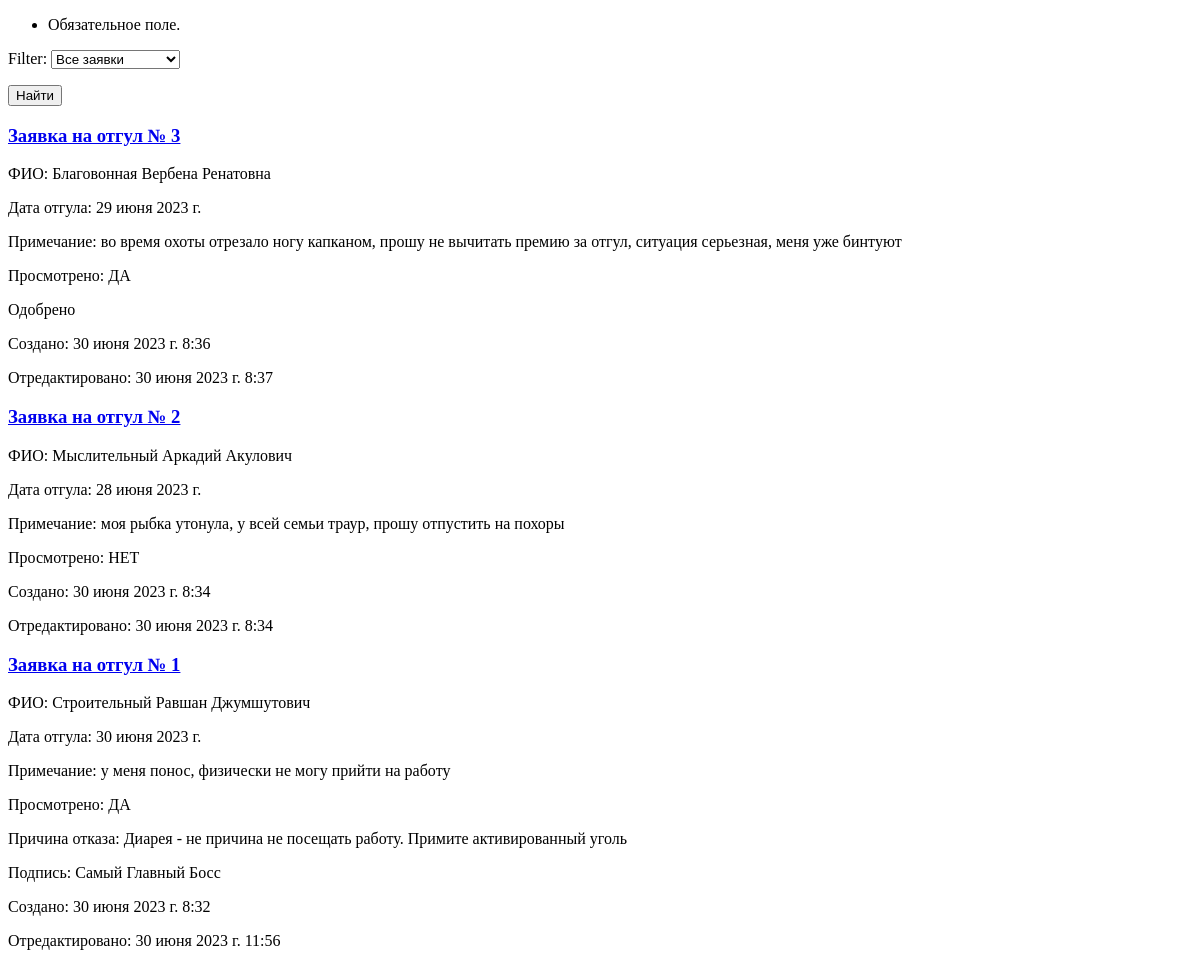
Page /leave-app/otgul/ on the earlier database version.
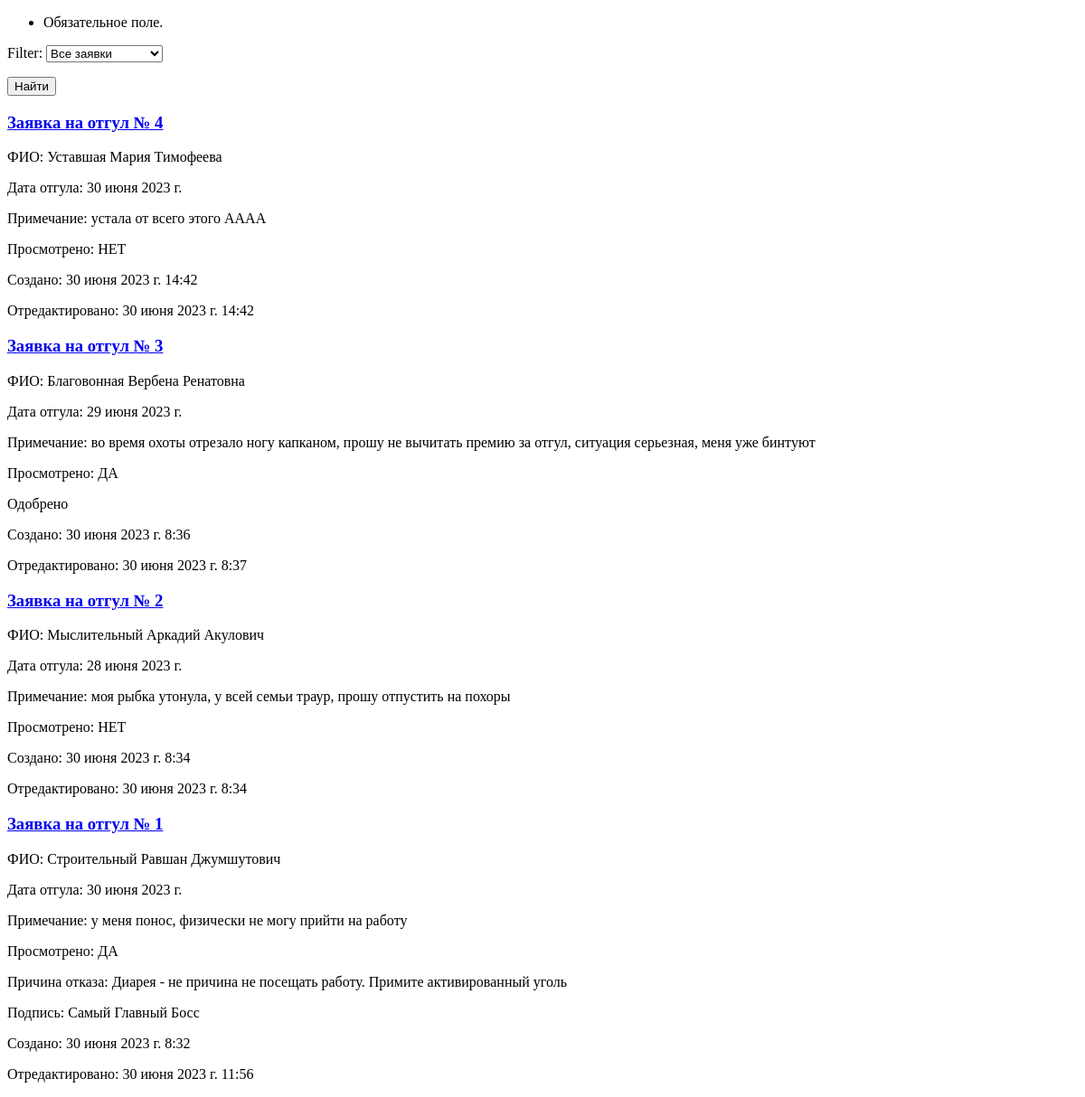
Same page on the later database version.
### leave_app/models.py (models this page shows, shortened)
class Base(models.Model):
    note = models.TextField(blank=False, verbose_name='Примечание')
    name = models.CharField(max_length=96, verbose_name='ФИО')
    otkaz = models.ForeignKey(Otkaz, on_delete=models.CASCADE, blank=True, null=True, verbose_name='Отказ')
    prosmotreno = models.BooleanField(default=False, blank=False, verbose_name='Заявка просмотрена')
    created_date=models.DateTimeField(auto_now_add=True, verbose_name='Дата создания')
    edit_date=models.DateTimeField(auto_now=True, verbose_name='Дата редактирования')
    class Meta:
        abstract = True

class Otgul(Base):
    date = models.DateField(blank=False, verbose_name='Дата')
    class Meta:
        verbose_name = 'Заявка на отгул'
        verbose_name_plural = 'Заявки на отгул'
        ordering = ['-created_date', '-edit_date']
    def __str__(self):
        return f'Заявка на отгул № {self.id}'

class Otkaz(models.Model):
    note = models.TextField(blank=False, verbose_name='Причина отказа')
    name = models.CharField(max_length=96, verbose_name='ФИО')
    class Meta:
        verbose_name = 'Отказ'
        verbose_name_plural = 'Отказы'

### leave_app/views.py (the view)
# urls.py: path('otgul/', OtgulListView.as_view()),
class OtgulListView(OtpuskListView):
    model = Otgul
    template_name = 'leave_app/otgul_list.html'
    context_object_name = 'otgul_list'

### leave_app/forms.py
class FilterForm(forms.Form):
    CHOICES = (
        ('1', 'Все заявки'),
        ('2', 'Обработанные'),
        ('3', 'Необработанные'),
    )
    filter = forms.ChoiceField(choices=CHOICES)

### leave_app/views.py (called while the page is built)
    def get(self, *args, **kwargs):
        form = FilterForm(self.request.GET)
        if form.is_valid():
            filter = int(form.cleaned_data['filter'])
            if filter == 1:
                otpusk_list = self.model.objects.all()
            elif filter == 2:
                otpusk_list = self.model.objects.filter(prosmotreno=True)
            else:
                otpusk_list = self.model.objects.filter(prosmotreno=False)
        else:
            otpusk_list = self.model.objects.all()
        return render (self.request, self.template_name, {self.context_object_name: otpusk_list, 'filter_form': form})

### leave_app/templates/leave_app/otgul_list.html
{%extends 'root.html'%}
{%block content%}
<form action="" method="get">
    {{filter_form.as_p}}
    <button type="submit">Найти</button>
</form>
    {%for otgul in otgul_list%}
    <a href="/leave-app/otkaz/{{otgul.id}}/?is_otpusk=false"><h3>{{otgul}}</h3></a>
    <p>ФИО: {{otgul.name}}</p>
    <p>Дата отгула: {{otgul.date}}</p>
    <p>Примечание: {{otgul.note}}</p>
    <p>Просмотрено: {% if otgul.prosmotreno%} ДА {%else%} НЕТ {%endif%}</p>
    {%if otgul.otkaz%}
        <p>Причина отказа: {{otgul.otkaz.note}} </p>
        <p>Подпись: {{otgul.otkaz.name}} </p>
    {%elif otgul.prosmotreno%}
        <p>Одобрено</p>
    {%endif%}
    <p>Создано: {{otgul.created_date}}</p>
    <p>Отредактировано: {{otgul.edit_date}}</p>
    {%endfor%}
{%endblock%}

Differences in the rows shown:
added Otgul: id "Заявка на отгул № 4", name "Уставшая Мария Тимофеева", date "30 июня 2023 г.", note "устала от всего этого АААА", prosmotreno "НЕТ", created_date "30 июня 2023 г. 14:42", edit_date "30 июня 2023 г. 14:42"
